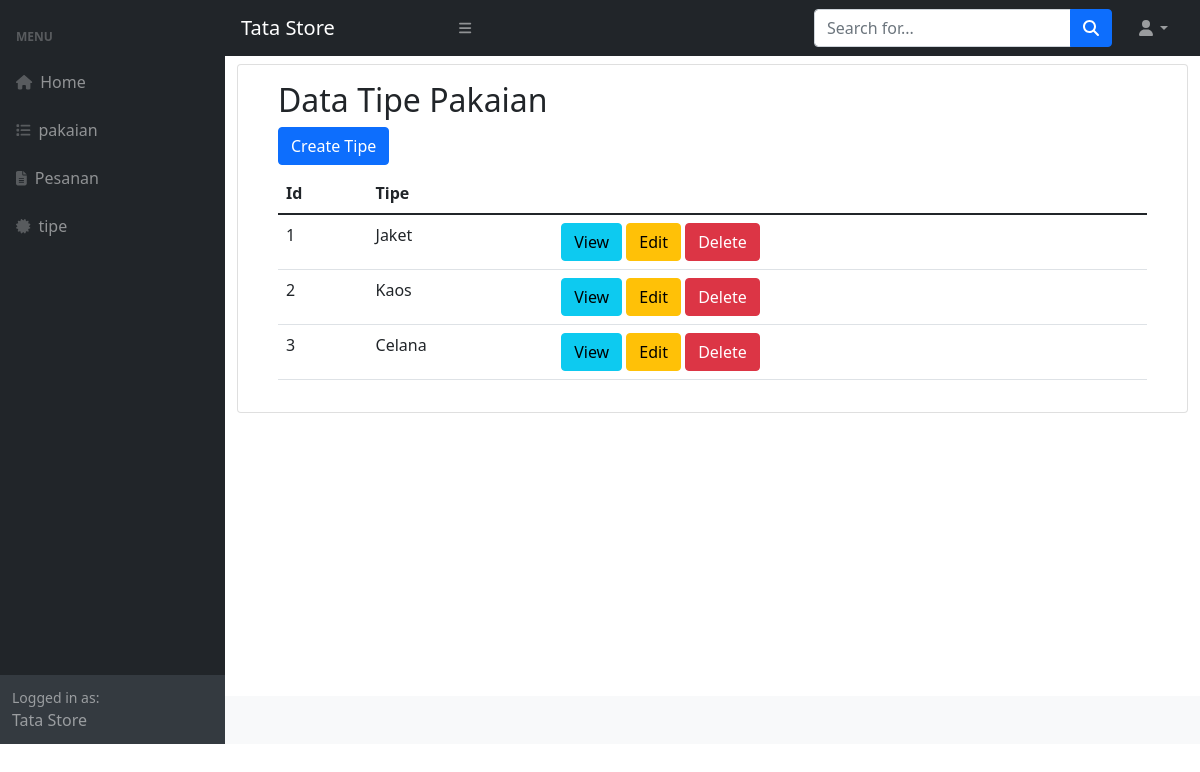
/index_tipe.php, run on the app's committed database.
### tables this page shows
CREATE TABLE `tipe_pakaian` (
  `id` int(11) NOT NULL,
  `tipe` varchar(45) DEFAULT NULL
);

### index_tipe.php (the view, shortened to what this page needs)
<?php
include_once 'db_toko_pakaian.php';
include_once 'tamplates/header.php';
include_once 'tamplates/sidebar.php';
include_once 'tamplates/topbar.php';
?>
<?php
$sql = "SELECT * FROM tipe_pakaian";
$rs = $dbh->query($sql);
?>
<div class="content-wrapper">
    <section class="content">
        <div class="container-fluid">
            <div class="row">
                <div class="col-12">
                    <div class="card">
                        <div class="card-body">
                            <main>
                                <section id="data_pakaian" class="data_pakaian">
                                    <div class="container" data-aos="fade-up">
                                        <div class="section-title">
                                            <h2>Data Tipe Pakaian</h2>
                                        </div>
                                        <div class="row content">
                                            <div class="col-lg-12">
                                                <a href="create_tipe.php" class="btn btn-primary mb-2 ">Create Tipe</a>
                                                <table class="table">
                                                    <thead>
                                                        <tr>
                                                            <th scope="col">Id</th>
                                                            <th scope="col">Tipe</th>
                                                        </tr>
                                                    </thead>
                                                    <tbody>
                                                        <?php
                                                        foreach ($rs as $prod) {
                                                        ?>
                                                            <tr>
                                                                <td><?= $prod['id'] ?></td>
                                                                <td><?= $prod['tipe'] ?></td>
                                                                <td>
                                                                    <a href="view_tipe.php?id=<?= $prod['id'] ?>" class="btn btn-info">View</a>
                                                                    <a href="edit_tipe.php?id=<?= $prod['id'] ?>" class="btn btn-warning">Edit</a>
                                                                    <a class="btn btn-danger" href="delete_tipe.php?id=<?= $prod['id'] ?>" onclick="if(!confirm('Anda Yakin Hapus Data Pakaian <?= $prod['id'] ?>?')) {return false}">Delete</a>
                                                                    </td>
                                                            </tr>
                                                        <?php
                                                        }
                                                        ?>
                                                    </tbody>
                                                </table>
                                            </div>
                                        </div>
                                    </div>
                                </section>
                        </div>
                    </div>
                </div>
            </div>
        </div>
    </section>
</div>
<?php
require_once 'tamplates/footer.php';
?>

### data on the page
tipe_pakaian: id "1", tipe "Jaket"
tipe_pakaian: id "2", tipe "Kaos"
tipe_pakaian: id "3", tipe "Celana"

### other printed values
$key "Home"
$key "pakaian"
$key "Pesanan"
$key "tipe"
